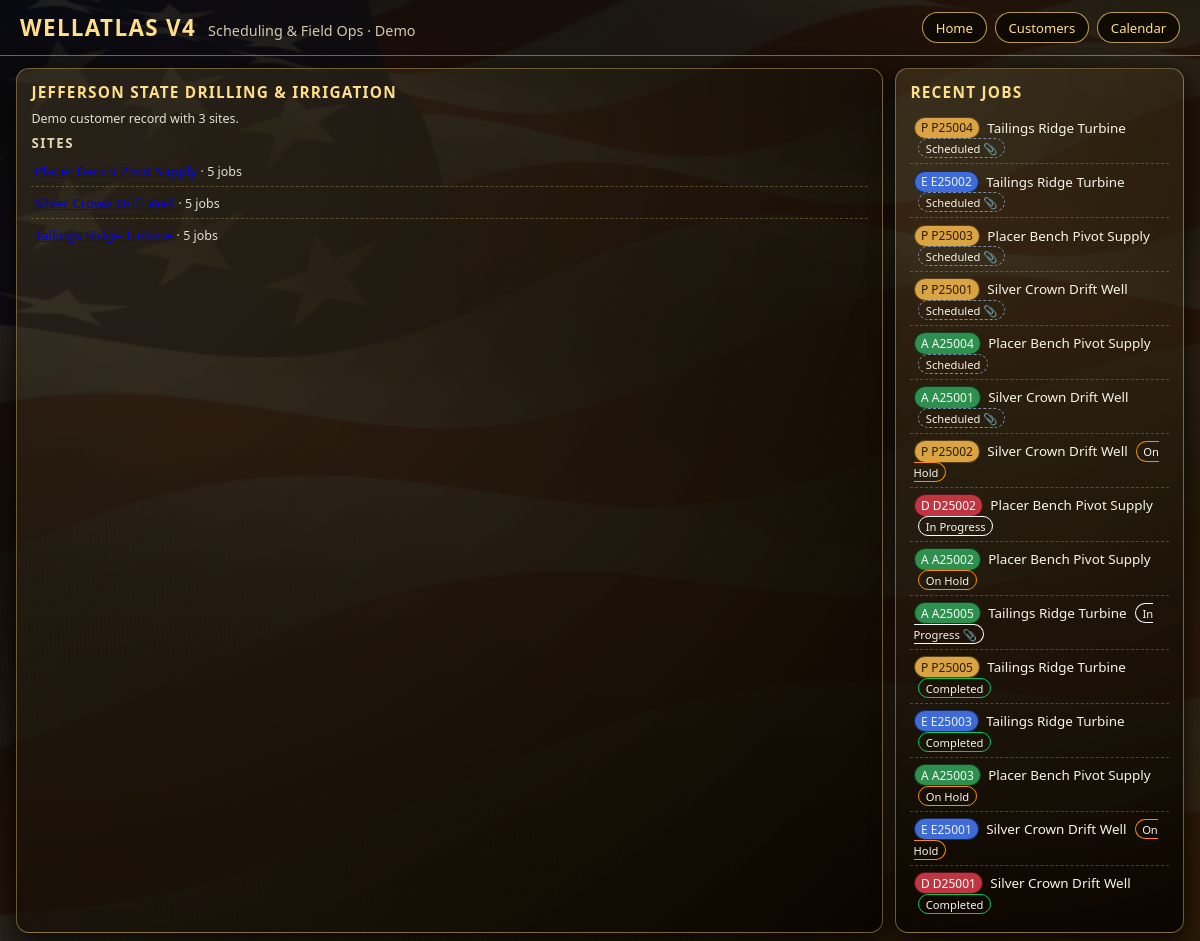
The app's page /customers/1 with its own data.
### tables this page shows
CREATE TABLE customers (
    id INTEGER PRIMARY KEY AUTOINCREMENT,
    name TEXT NOT NULL
);

CREATE TABLE sites (
    id INTEGER PRIMARY KEY AUTOINCREMENT,
    customer_id INTEGER NOT NULL,
    name TEXT NOT NULL,
    latitude REAL,
    longitude REAL,
    well_depth INTEGER,
    casing_diameter REAL,
    static_level REAL,
    pump_info TEXT,
    electrical_service TEXT,
    notes TEXT,
    FOREIGN KEY(customer_id) REFERENCES customers(id)
);

CREATE TABLE jobs (
    id INTEGER PRIMARY KEY AUTOINCREMENT,
    site_id INTEGER NOT NULL,
    division TEXT NOT NULL,
    job_number TEXT NOT NULL,
    title TEXT,
    status TEXT,
    start_date TEXT,
    end_date TEXT,
    notes TEXT,
    has_attachments INTEGER DEFAULT 0,
    FOREIGN KEY(site_id) REFERENCES sites(id)
);

### app.py (the view)
@app.route("/customers/<int:customer_id>")
def customer_detail(customer_id):
    db = get_db()
    customer = db.execute("SELECT * FROM customers WHERE id=?", (customer_id,)).fetchone()
    if not customer:
        return "Customer not found", 404
    sites = db.execute(
        "SELECT s.id, s.name, COUNT(j.id) AS job_count "
        "FROM sites s LEFT JOIN jobs j ON j.site_id=s.id "
        "WHERE s.customer_id=? "
        "GROUP BY s.id ORDER BY s.name",
        (customer_id,)
    ).fetchall()
    jobs = db.execute(
        "SELECT j.*, s.name AS site_name "
        "FROM jobs j JOIN sites s ON j.site_id=s.id "
        "WHERE s.customer_id=? "
        "ORDER BY j.start_date DESC LIMIT 15",
        (customer_id,)
    ).fetchall()
    jobs_view = []
    for j in jobs:
        jobs_view.append({
            "division": j["division"],
            "division_class": division_class(j["division"]),
            "job_number": j["job_number"],
            "site_name": j["site_name"],
            "status": j["status"],
            "status_class": status_class(j["status"]),
            "has_attachments": bool(j["has_attachments"]),
        })
    return render_template(
        "customer_detail.html",
        customer=dict(customer),
        sites=[dict(s) for s in sites],
        jobs=jobs_view,
    )

### app.py (called while the page is built)
def get_db():
    if "db" not in g:
        g.db = sqlite3.connect(DB_PATH)
        g.db.row_factory = sqlite3.Row
    return g.db

def division_class(division):
    return {
        "D": "drilling",
        "P": "domestic",
        "A": "ag",
        "E": "electrical",
    }.get(division, "drilling")

def status_class(status):
    key = (status or "").lower().replace(" ", "-")
    if key == "scheduled":
        return "scheduled"
    if key == "in-progress":
        return "in-progress"
    if key == "on-hold":
        return "on-hold"
    if key == "completed":
        return "completed"
    return "in-progress"

### templates/customer_detail.html
{% extends "base.html" %}
{% block content %}
<section class="card">
  <div class="card-header">
    <div class="card-title">{{ customer['name'] }}</div>
  </div>
  <div class="small">Demo customer record with {{ sites|length }} sites.</div>
  <h3 class="section-title">Sites</h3>
  <ul class="list">
    {% for s in sites %}
    <li class="list-item">
      <a href="{{ url_for('site_detail', site_id=s['id']) }}">{{ s['name'] }}</a>
      <span class="small"> · {{ s['job_count'] }} jobs</span>
    </li>
    {% endfor %}
  </ul>
</section>
<section class="card">
  <div class="card-header">
    <div class="card-title">Recent Jobs</div>
  </div>
  <ul class="list">
    {% for j in jobs %}
    <li class="list-item">
      <span class="division-pill division-{{ j['division_class'] }}">
        {{ j['division'] }} {{ j['job_number'] }}
      </span>
      &nbsp;{{ j['site_name'] }}
      <span class="status-pill status-{{ j['status_class'] }}" style="margin-left:0.3rem;">
        {{ j['status'] }}{% if j['has_attachments'] %} 📎{% endif %}
      </span>
    </li>
    {% else %}
    <li class="list-item small">No recent jobs for this demo customer.</li>
    {% endfor %}
  </ul>
</section>
{% endblock %}

### templates/base.html (shortened to what this page needs)
<!doctype html>
<html lang="en">
  <head>
    <link rel="stylesheet" href="{{ url_for('static', filename='css/styles.css') }}">
    <link rel="stylesheet" href="https://unpkg.com/leaflet@1.9.4/dist/leaflet.css" />
  </head>
  <body>
    <div class="overlay">
      <header class="header">
        <div class="header-left">
          <div class="header-title">WellAtlas V4</div>
          <div class="header-subtitle">Scheduling &amp; Field Ops · Demo</div>
        </div>
        <nav class="nav-buttons">
          <a href="{{ url_for('home') }}" class="nav-button">Home</a>
          <a href="{{ url_for('customers') }}" class="nav-button">Customers</a>
          <a href="{{ url_for('calendar_view') }}" class="nav-button">Calendar</a>
        </nav>
      </header>
      <main class="layout-main">
        {% block content %}{% endblock %}
      </main>
    </div>
  </body>
</html>

### static/css/styles.css (style rules this page uses)
body { margin: 0; font-family: system-ui, -apple-system, BlinkMacSystemFont, "Segoe UI", sans-serif; color: #f8f5e9; background: #000; background-image: url('/static/img/wallpaper.jpg'); background-size: cover; background-attachment: fixed; background-position: center; }
.overlay { background: linear-gradient(135deg, rgba(10,10,10,0.90), rgba(40,27,7,0.96)); min-height: 100vh; }
.header { padding: 0.75rem 1.25rem; border-bottom: 1px solid rgba(255,215,128,0.45); display: flex; align-items: center; justify-content: space-between; }
.header-left { display: flex; align-items: baseline; gap: 0.75rem; }
.header-title { font-size: 1.4rem; font-weight: 700; letter-spacing: 0.06em; text-transform: uppercase; color: #ffde8a; }
.header-subtitle { font-size: 0.9rem; color: #d0c8b0; }
.nav-buttons { display: flex; gap: 0.5rem; flex-wrap: wrap; }
.nav-button { border: 1px solid rgba(255,215,128,0.7); background: rgba(15,10,2,0.92); color: #ffde8a; padding: 0.35rem 0.8rem; border-radius: 999px; font-size: 0.82rem; text-decoration: none; display: inline-flex; align-items: center; }
.layout-main { display: grid; grid-template-columns: minmax(0, 3fr) minmax(260px, 1fr); gap: 0.75rem; padding: 0.75rem 1rem 1.5rem; }
.card { background: radial-gradient(circle at top left, rgba(255,215,128,0.12), rgba(10,5,0,0.97)); border-radius: 0.8rem; border: 1px solid rgba(255,215,128,0.4); padding: 0.8rem 0.9rem; box-shadow: 0 8px 24px rgba(0,0,0,0.8); }
.card-header { display: flex; justify-content: space-between; align-items: center; margin-bottom: 0.45rem; }
.card-title { font-size: 0.96rem; font-weight: 600; color: #ffde8a; text-transform: uppercase; letter-spacing: 0.08em; }
.section-title { font-size: 0.83rem; text-transform: uppercase; letter-spacing: 0.12em; color: #e0d5b6; margin: 0.4rem 0 0.25rem; }
.list { list-style: none; margin: 0; padding: 0; }
.list-item { padding: 0.4rem 0.2rem; border-bottom: 1px dashed rgba(255,215,128,0.26); font-size: 0.84rem; }
.list-item:last-child { border-bottom: none; }
.small { font-size: 0.78rem; opacity: 0.9; }
.division-pill { display: inline-flex; align-items: center; gap: 0.2rem; padding: 0.1rem 0.4rem; border-radius: 999px; font-size: 0.75rem; border: 1px solid rgba(0,0,0,0.6); }
.division-drilling { background: #c03540; color: #fff; }
.division-domestic { background: #d9a441; color: #2b1c02; }
.division-ag { background: #2f8f4e; color: #f0fdf4; }
.division-electrical { background: #3e6bd8; color: #e8f0ff; }
.status-pill { padding: 0.1rem 0.4rem; border-radius: 999px; font-size: 0.7rem; border-width: 1px; border-style: solid; }
.status-scheduled { border-style: dashed; border-color: #7a8ba3; }
.status-in-progress { border-color: #ffffff; }
.status-on-hold { border-color: #ff8c00; }
.status-completed { border-color: #00cc66; }

### records on screen
customers: name "JEFFERSON STATE DRILLING & IRRIGATION"
sites: job_count "5"
sites: job_count "5"
sites: job_count "5"
jobs: division "P", job_number "P25004", site_name "Tailings Ridge Turbine", status "Scheduled"
jobs: division "E", job_number "E25002", site_name "Tailings Ridge Turbine", status "Scheduled"
jobs: division "P", job_number "P25003", site_name "Placer Bench Pivot Supply", status "Scheduled"
jobs: division "P", job_number "P25001", site_name "Silver Crown Drift Well", status "Scheduled"
jobs: division "A", job_number "A25004", site_name "Placer Bench Pivot Supply", status "Scheduled"
jobs: division "A", job_number "A25001", site_name "Silver Crown Drift Well", status "Scheduled"
jobs: division "P", job_number "P25002", site_name "Silver Crown Drift Well", status "On Hold"
jobs: division "D", job_number "D25002", site_name "Placer Bench Pivot Supply", status "In Progress"
jobs: division "A", job_number "A25002", site_name "Placer Bench Pivot Supply", status "On Hold"
jobs: division "A", job_number "A25005", site_name "Tailings Ridge Turbine", status "In Progress"
jobs: division "P", job_number "P25005", site_name "Tailings Ridge Turbine", status "Completed"
jobs: division "E", job_number "E25003", site_name "Tailings Ridge Turbine", status "Completed"
jobs: division "A", job_number "A25003", site_name "Placer Bench Pivot Supply", status "On Hold"
jobs: division "E", job_number "E25001", site_name "Silver Crown Drift Well", status "On Hold"
jobs: division "D", job_number "D25001", site_name "Silver Crown Drift Well", status "Completed"

### other values on screen
{{ sites|length }} "3"
